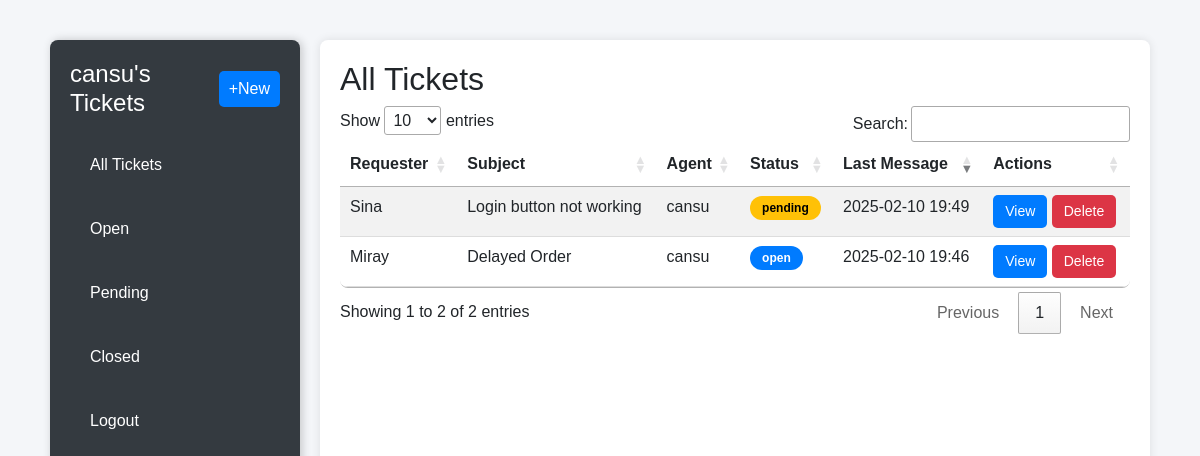
The app's page /dashboard (signed in) with its own data.
### app.py (models this page shows)
class User(UserMixin, db.Model):
    id = db.Column(db.Integer, primary_key=True)
    name = db.Column(db.String(100), nullable=False)
    email = db.Column(db.String(100), unique=True, nullable=False)
    password = db.Column(db.String(100), nullable=False)
    role = db.Column(db.String(50), nullable=False, default="employee")

class Ticket(db.Model):
    id = db.Column(db.Integer, primary_key=True)
    user_id = db.Column(db.Integer, db.ForeignKey('user.id'))
    agent_id = db.Column(db.Integer, db.ForeignKey('user.id'), nullable=True)
    subject = db.Column(db.String(255), nullable=False)
    description = db.Column(db.Text, nullable=False)
    status = db.Column(db.String(20), default="open")
    created_at = db.Column(db.DateTime, default=db.func.now())
    user = db.relationship('User', foreign_keys=[user_id], backref=db.backref('created_tickets', lazy=True))
    agent = db.relationship('User', foreign_keys=[agent_id], backref=db.backref('assigned_tickets', lazy=True))
    comments = db.relationship('Comment', backref='ticket', lazy=True, cascade="all, delete")

### app.py (the view)
@app.route("/dashboard")
@login_required
def dashboard():
    status_filter = request.args.get("status")
    if current_user.role == "it":
        tickets = Ticket.query.filter_by(agent_id=current_user.id)
    else:
        tickets = Ticket.query.filter_by(user_id=current_user.id)
    if status_filter:
        tickets = tickets.filter_by(status=status_filter)
    tickets = tickets.all()
    return render_template("dashboard.html", tickets=tickets)

### app.py (called while the page is built)
@login_manager.user_loader
def load_user(user_id):
    return User.query.get(int(user_id))

### templates/dashboard.html (shortened to what this page needs)
<!DOCTYPE html>
<html lang="en">
<head>
    <link rel="stylesheet" href="https://cdn.jsdelivr.net/npm/bootstrap@5.3.0/dist/css/bootstrap.min.css">
    <link rel="stylesheet" href="https://cdn.datatables.net/1.13.4/css/jquery.dataTables.min.css">
</head>
<body>
    <div class="container">
        <div class="sidebar">
            <div class="sidebar-head">
                <h4>{{ current_user.name }}'s Tickets</h4>
                <a href="{{ url_for('create_ticket')}}">+New</a>
            </div>
            <div class="sidebar-body">
                <ul>
                    <li><a href="{{ url_for('dashboard') }}">All Tickets</a></li>
                    <li><a href="{{ url_for('dashboard') }}?status=open">Open</a></li>
                    <li><a href="{{ url_for('dashboard') }}?status=pending">Pending</a></li>
                    <li><a href="{{ url_for('dashboard') }}?status=closed">Closed</a></li>
                    <li><a href="{{ url_for('logout') }}">Logout</a></li>
                </ul>
            </div>
        </div>
        <div class="table-container">
            <h2>All Tickets</h2>
            <table id="ticketsTable" class="table table-striped">
                <thead>
                    <tr>
                        <th>Requester</th>
                        <th>Subject</th>
                        <th>Agent</th>
                        <th>Status</th>
                        <th>Last Message</th>
                        <th>Actions</th>
                    </tr>
                </thead>
                <tbody>
                    {% for ticket in tickets %}
                        <tr>
                            <td>{{ ticket.user.name }}</td>
                            <td>{{ ticket.subject }}</td>
                            <td>{{ ticket.agent.name if ticket.agent else "Unassigned" }}</td>
                            <td>
                                <span class="status-badge status-{{ ticket.status.lower() }}">
                                    {{ ticket.status }}
                                </span>
                            </td>
                            <td>{{ ticket.created_at.strftime('%Y-%m-%d %H:%M') }}</td>
                            <td>
                                <a href="{{ url_for('view_ticket', ticket_id=ticket.id) }}" class="btn btn-primary btn-sm">View</a>
                                <button class="btn btn-danger btn-sm delete-btn" data-id="{{ ticket.id }}">Delete</button>
                            </td>
                        </tr>
                    {% endfor %}
                </tbody>
            </table>
        </div>
    </div>
</body>
</html>

### templates/dashboard.html (style rules this page uses)
body { font-family: Arial, sans-serif; background-color: #f4f6f9; margin: 0; padding: 0; }
.container { margin-top: 20px; display: flex; height: 100vh; gap: 20px; padding: 20px; }
.sidebar { width: 250px; background: #343a40; color: white; padding: 20px; border-radius: 8px; box-shadow: 2px 0px 10px rgba(0, 0, 0, 0.2); }
.sidebar-head { display: flex; justify-content: space-between; align-items: center; margin-bottom: 15px; }
.sidebar-head h4 { margin: 0; }
.sidebar-head a { background: #007bff; color: white; padding: 6px 10px; border-radius: 5px; text-decoration: none; }
.sidebar-body ul { list-style: none; padding: 0; }
.sidebar-body ul li { padding: 10px; border-radius: 5px; }
.sidebar-body ul li a { text-decoration: none; color: white; display: block; padding: 10px; border-radius: 5px; transition: 0.3s; }
.table-container { flex: 1; background: white; padding: 20px; border-radius: 8px; box-shadow: 0px 0px 10px rgba(0, 0, 0, 0.1); overflow-x: auto; }
table { width: 100%; border-collapse: collapse; background: white; border-radius: 8px; overflow: hidden; }
th { background: #007bff; color: white; padding: 12px; text-align: left; }
td { padding: 12px; border-bottom: 1px solid #ddd; }
.btn-sm { padding: 6px 12px; border-radius: 5px; font-size: 14px; border: none; transition: 0.3s; }
.btn-primary { background: #007bff; color: white; }
.btn-danger { background: #dc3545; color: white; }
.status-badge { font-size: 12px; padding: 5px 12px; border-radius: 15px; font-weight: bold; text-align: center; }
.status-pending { background-color: #ffc107; color: black; }
.status-open { background-color: #007bff; color: white; }

### records on screen
User: name "cansu"
Ticket: user.name "Miray", subject "Delayed Order", agent "cansu", status "open", created_at "2025-02-10 19:46"
Ticket: user.name "Sina", subject "Login button not working", agent "cansu", status "pending", created_at "2025-02-10 19:49"
